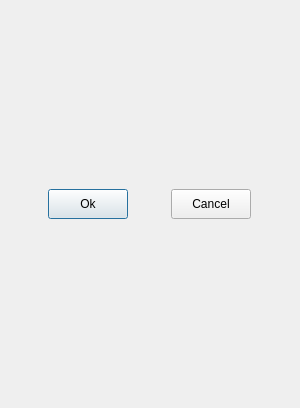
<?xml version="1.0" encoding="UTF-8"?>
<ui version="4.0">
 <class>QDeleteDataGroupDialog</class>
 <widget class="QDialog" name="QDeleteDataGroupDialog">
  <property name="geometry">
   <rect>
    <x>0</x>
    <y>0</y>
    <width>300</width>
    <height>408</height>
   </rect>
  </property>
  <property name="minimumSize">
   <size>
    <width>300</width>
    <height>0</height>
   </size>
  </property>
  <property name="maximumSize">
   <size>
    <width>300</width>
    <height>16777215</height>
   </size>
  </property>
  <property name="windowTitle">
   <string>Delete Data Group</string>
  </property>
  <layout class="QVBoxLayout" name="verticalLayout">
   <item>
    <layout class="QHBoxLayout" name="horizontalLayout">
     <item>
      <widget class="QPushButton" name="okBtn">
       <property name="minimumSize">
        <size>
         <width>80</width>
         <height>30</height>
        </size>
       </property>
       <property name="maximumSize">
        <size>
         <width>80</width>
         <height>30</height>
        </size>
       </property>
       <property name="text">
        <string>Ok</string>
       </property>
      </widget>
     </item>
     <item>
      <widget class="QPushButton" name="cancelBtn">
       <property name="minimumSize">
        <size>
         <width>80</width>
         <height>30</height>
        </size>
       </property>
       <property name="maximumSize">
        <size>
         <width>80</width>
         <height>30</height>
        </size>
       </property>
       <property name="text">
        <string>Cancel</string>
       </property>
      </widget>
     </item>
    </layout>
   </item>
  </layout>
 </widget>
 <resources/>
 <connections/>
</ui>
